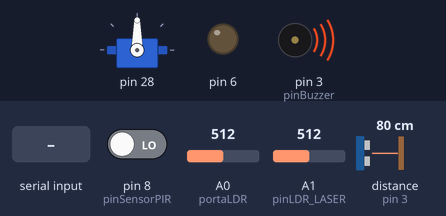
The sketch below on a simulated Arduino Uno, built with avr-gcc and run on an emulated ATmega328P. Shown: servo, output pins drawn as LEDs (lit = HIGH), buzzer (waves = sounding). Inputs (shaded band) come from the test bench; at power-on: distance to the obstacle (sensor on pin 3) 80 cm, pin 8 (pinSensorPIR) LOW, A0 (portaLDR) = 512, A1 (pinLDR_LASER) = 512. The echo pulse lasts 58.3 µs per cm; pins used as bus, display or sensor lines are not drawn.

Above: at 1.2 s.
1.3 s: "0" received over Serial
At 1.7 s:
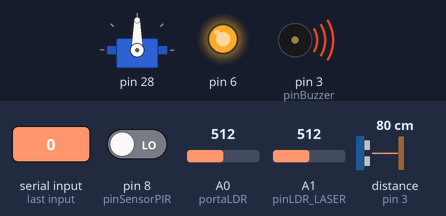
4.3 s: "F" received over Serial
At 7.2 s:
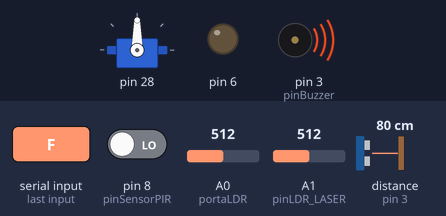
7.3 s: distance to the obstacle (sensor on pin 3) set to 44 cm
10.3 s: distance to the obstacle (sensor on pin 3) set to 39 cm
At 10.3 s:
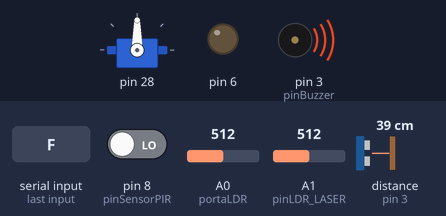
11.8 s: distance to the obstacle (sensor on pin 3) set to 250 cm
14.8 s: distance to the obstacle (sensor on pin 3) set to 2 cm
Timing chart, 0 to 17.3 s (numbered marks = the images above; inputs shaded):
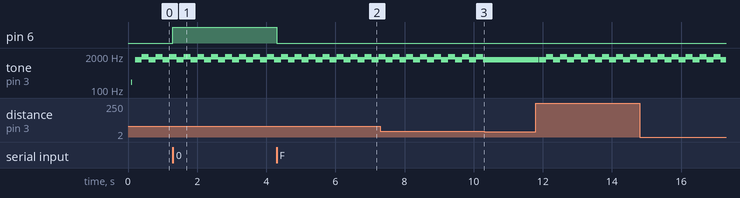

Measured:
- the behaviour switches between 42 and 41 cm on distance to the obstacle (sensor on pin 3) (found by bisection; images 2 and 3)
- after the input at 1.3 s, pin 6: LOW → HIGH at once
- after the input at 4.3 s, pin 6: HIGH → LOW at once
- after the input at 10.3 s, tone on pin 3 (pinBuzzer): stops changing and stays 1440 Hz
- by itself, tone on pin 3 (pinBuzzer): alternates 1880 Hz for 0.20 s and 1440 Hz for 0.20 s

The sketch:

ArduinoMega.ino
```cpp
#include "cabec.h"
#include <Servo.h>
#include <Ultrasonic.h>

Ultrasonic ultrassom( pinUS_TRIG, pinUS_ECHO );//trig(2) e o echo(3)
Servo motorportao;
ambiente meusAmbientes[qAmbientes];

unsigned long tempoLDR = 0;
unsigned long tempoPIR = 0;
unsigned long tempoLASER = 0;
unsigned long tempoUS = 0;
boolean alternarBuzzer = true;
boolean alarmLASER = false;
int valorLASER_OLD = 1023;
int distanciasUS[4] = { 0,0,0,0 };
boolean alarmeUSAtivo = false;
int frequencia = 150;
char sentido = 1;

void setup() {

  Serial.begin(9600);  //Taxa de comunicaço em Bounds

  //Portas
  meusAmbientes[ambGaragem].porta  = 6;
  meusAmbientes[ambPortaob].porta  = 28; //servo
  meusAmbientes[ambSala].porta     = 45;
  meusAmbientes[ambCozinha].porta  = 46;
  meusAmbientes[ambCorredor].porta = 47;
  meusAmbientes[ambQuarto].porta   = 49;
  meusAmbientes[ambSuite].porta    = 50;
  meusAmbientes[ambBanheiro].porta = 51;
  meusAmbientes[ambArea].porta     = 52;

  //Definir portas como saida
  pinMode( pinSensorPIR, INPUT );
  pinMode( portaLDR, INPUT );
  pinMode( pinLDR_LASER, INPUT );
  pinMode( pinLASER, OUTPUT);

  for ( byte j = 0; j < qAmbientes;j ++) {
    meusAmbientes[j].ligado = true;
    pinMode( meusAmbientes[j].porta, OUTPUT );
  }

  //ligar servo
  motorportao.attach(meusAmbientes[ambPortaob].porta);

  //Comandos do bluetooth
  meusAmbientes[ambSala].comando = 'S';
  meusAmbientes[ambCozinha].comando = 'c';
  meusAmbientes[ambGaragem].comando = 'g';
  meusAmbientes[ambQuarto].comando = '1';
  meusAmbientes[ambSuite].comando = '2';
  meusAmbientes[ambBanheiro].comando = 'B';
  meusAmbientes[ambArea].comando = 'A';
  meusAmbientes[ambCorredor].comando = 'C';
  meusAmbientes[ambPortaob].comando = 'Y';
}

void loop(){

  if ( alarmeUSAtivo ) {
    tone( pinBuzzer, frequencia += sentido, 10 );
    if( ( frequencia > 1800 )|| ( frequencia < 150)){
      sentido *= -1;
    }
    delay(1); //não é necessário, porém vou deixar para não confundir...
  }

  if ( millis() > tempoLDR ) {

    //Leitura do LDR
    tempoLDR = millis() + tempoLeituraLDR;
    digitalWrite( portaSaidaLDR, analogRead(portaLDR) > 900?HIGH:LOW );
  } else if ( millis() > tempoPIR ) {

    //Leitura do PIR
    tempoPIR = millis() + tempoLeituraPIR;

    if ((digitalRead( pinSensorPIR ) == HIGH )||(alarmLASER)) { //LASER usa o mesmo alarme do PIR, pelo tempo do bip de tempoLeituraPIR
      tone( pinBuzzer, alternarBuzzer?1440:1880, tempoLeituraPIR );
      alternarBuzzer = !(alternarBuzzer);
    }

  } else if ( millis() > tempoLASER ) {

    //LASER
    tempoLASER = millis() + tempoLeituraLASER;
    digitalWrite( pinLASER, HIGH );
    int valorLASER = analogRead( pinLDR_LASER );
    digitalWrite(pinLASER, LOW );

    alarmLASER = ( valorLASER - 100 > valorLASER_OLD || valorLASER_OLD + 100 < valorLASER || valorLASER_OLD > 200 || valorLASER > 200 );
    valorLASER_OLD = valorLASER;
  } else if ( millis() > tempoUS ) {

    //Ultrasom (leitura)
    tempoUS = millis() + tempoLeituraUS;
    int somaDistancias = distanciasUS[0];
    for ( byte j = 1;j < 4;j++ ) {
      distanciasUS[j-1] = distanciasUS[j];
      somaDistancias += distanciasUS[j];
    }
    distanciasUS[3] = ultrassom.Ranging(CM);
    somaDistancias + distanciasUS[3];

    int mediaDistancias = ( somaDistancias / 5 ); //calcula a média das ultimas 5 leituras
    alarmeUSAtivo =  ( mediaDistancias > 7 && mediaDistancias <= 32 );
  }

  if ( Serial.available() > 0 ) {
    byte bluetooth = Serial.read();

    if ( bluetooth == '0' ) {
      for ( byte j = 1; j < qAmbientes;j ++) {
        meusAmbientes[j].ligado = false;
        digitalWrite( meusAmbientes[j].porta, HIGH );
      }
    } else if ( bluetooth == 'F' ) {
      for ( byte j = 1; j < qAmbientes;j ++) {
        meusAmbientes[j].ligado = true;
        digitalWrite( meusAmbientes[j].porta, LOW );
      }
    } else if ( bluetooth == meusAmbientes[ambPortaob].comando ) { //servo (portão)
      meusAmbientes[ambPortaob].ligado = !(meusAmbientes[ambPortaob].ligado);
      if ( meusAmbientes[ambPortaob].ligado ) {
        for(byte i = 10; i <= 100; i++){
          motorportao.write(i);
          delay(50);
        }
      } else {
        for(byte i = 100; i >= 10; i--){
          motorportao.write(i);
          delay(50);
        }
      }
    } else {
      for ( byte j = 1; j < qAmbientes;j ++) {
        if ( bluetooth == meusAmbientes[j].comando ) {
          if ( meusAmbientes[j].ligado ) {
            digitalWrite( meusAmbientes[j].porta, HIGH );
          } else {
            digitalWrite( meusAmbientes[j].porta, LOW );
          }
          meusAmbientes[j].ligado = !(meusAmbientes[j].ligado);
        }
      }
    }
  }
}
```

cabec.h
```cpp
enum {
  ambPortaob,
  ambSala,
  ambCozinha,
  ambGaragem,
  ambQuarto,
  ambSuite,
  ambBanheiro,
  ambArea,
  ambCorredor,
  qAmbientes
};

struct ambiente  {
  boolean ligado = true;
  byte porta = 0;
  byte comando = 0;
};

#define tempoLeituraLDR 333
#define portaLDR      A0
#define portaSaidaLDR  4

#define pinSensorPIR   8
#define tempoLeituraPIR 200

#define pinBuzzer 3

#define pinLASER  7
#define tempoLeituraLASER 50
#define pinLDR_LASER A1

#define tempoLeituraUS 30
#define pinUS_ECHO   3
#define pinUS_TRIG   2
```
